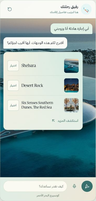
#> input picture design-proposals/quiet-tide/qa/background-resorts.png, 96 x 201 px, shrunk from 378 x 790 before the run, found by its file name
$ python package.py
#> lines starting #> are read from the running program, lines starting #| are printed output that depends on the picture
from pathlib import Path
from PIL import Image
import json,zipfile
root=Path(r'D:\Clouding\RSG\design-proposals\quiet-tide')
shots=['background-resorts.png','background-calendar.png','background-confirmation.png']
ims=[Image.open(root/'qa'/s).convert('RGB') for s in shots]
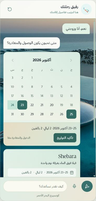
#> input picture design-proposals/quiet-tide/qa/background-calendar.png, 96 x 201 px, shrunk from 378 x 790 before the run, found by its file name
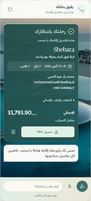
#> input picture design-proposals/quiet-tide/qa/background-confirmation.png, 91 x 201 px, shrunk from 360 x 790 before the run, found by its file name
#> ims = 3 items
canvas=Image.new('RGB',(sum(im.width for im in ims)+96,max(im.height for im in ims)+48),'#e8ece4')
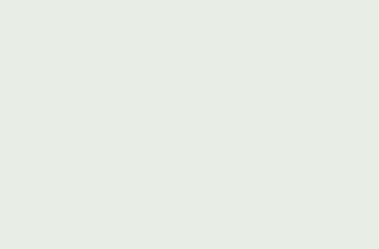
#> canvas: PIL image 379x249 RGB; mean R, G, B 232, 236, 228
x=24
for im in ims:
    canvas.paste(im,(x,24));x+=im.width+24
#> this loop made 3 passes
#> x on passes 1 to 3: 144, 264, 379
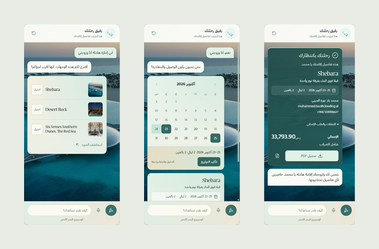
#> canvas: PIL image 379x249 RGB; mean R, G, B 181.8, 197.6, 193
#> after the loop, x = 379
canvas.save(root/'preview.png')
#> (the run stopped early here; a loop or call above may not have finished)
